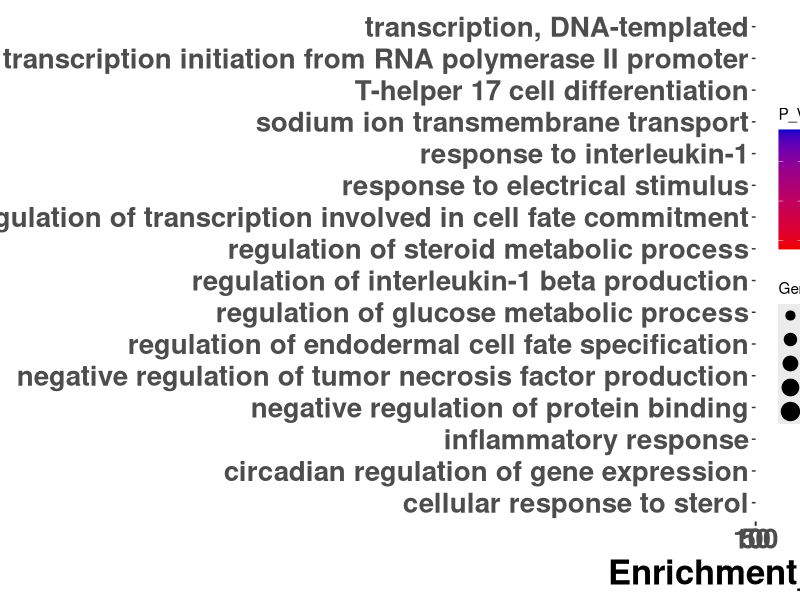
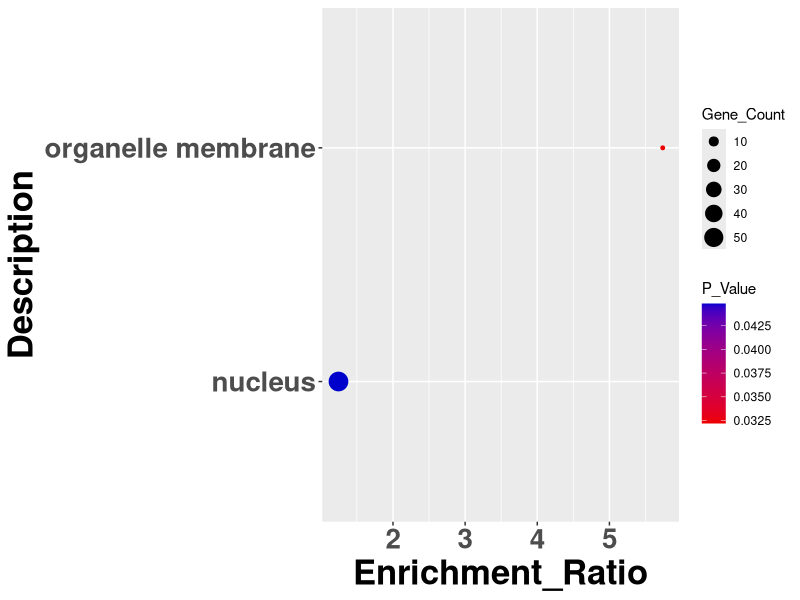
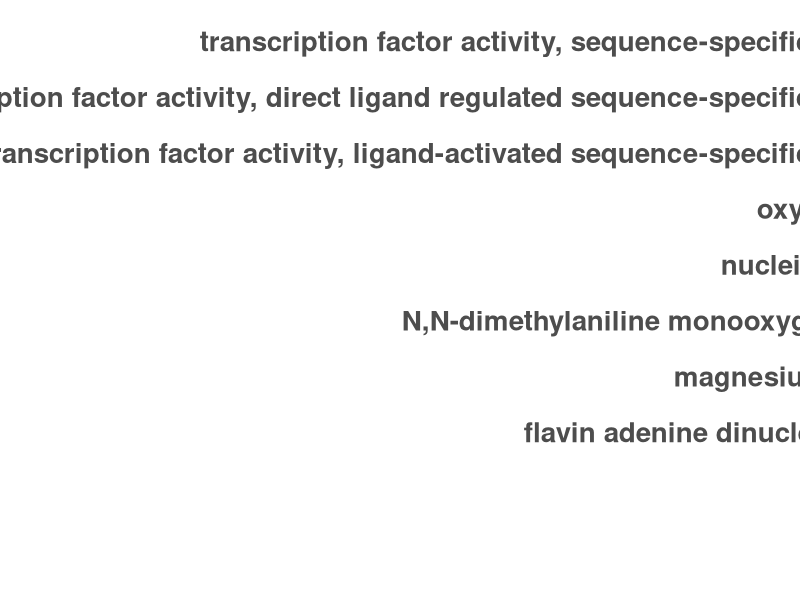
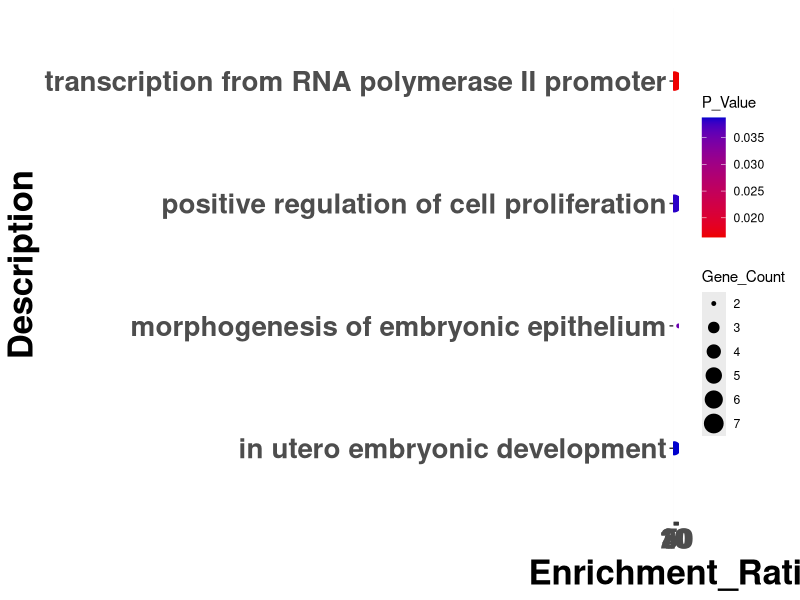

Generate these figures, in order, with R:
library(ggplot2)
setwd("/media/hp/04c65089-71ff-4b33-9a30-c21b8c77eda2/li/uci/david")
delta11_mock_bp<-read.table("delta11_vs_mock_bp01.txt", sep="\t", header=TRUE)
S1<- ggplot(delta11_mock_bp, aes(x= Enrichment_Ratio, y=Description, size=Gene_Count, color=P_Value, group=Enrichment_Ratio)) + geom_point(alpha = 25) + theme(axis.text.x = element_text(face="bold",size=20), axis.text.y = element_text(face="bold",size=20))
S1 = S1+scale_color_gradient(low = "red2",  high = "mediumblue", space = "Lab")
S1<-S1 + theme(axis.title.x =element_text(face="bold", size=25), axis.title.y=element_text(face="bold",size=25))
S1

delta11_mock_cc<-read.table("delta11_vs_mock_cc01.txt", sep="\t", header=TRUE)
S1<- ggplot(delta11_mock_cc, aes(x= Enrichment_Ratio, y=Description, size=Gene_Count, color=P_Value, group=Enrichment_Ratio)) + geom_point(alpha = 25) + theme(axis.text.x = element_text(face="bold",size=20), axis.text.y = element_text(face="bold",size=20))
S1 = S1+scale_color_gradient(low = "red2",  high = "mediumblue", space = "Lab")
S1<-S1 + theme(axis.title.x =element_text(face="bold", size=25), axis.title.y=element_text(face="bold",size=25))
S1

delta11_mock_mf<-read.table("delta11_vs_mock_mf01.txt", sep="\t", header=TRUE)
S1<- ggplot(delta11_mock_mf, aes(x= Enrichment_Ratio, y=Description, size=Gene_Count, color=P_Value, group=Enrichment_Ratio)) + geom_point(alpha = 25) + theme(axis.text.x = element_text(face="bold",size=20), axis.text.y = element_text(face="bold",size=20))
S1 = S1+scale_color_gradient(low = "red2",  high = "mediumblue", space = "Lab")
S1<-S1 + theme(axis.title.x =element_text(face="bold", size=25), axis.title.y=element_text(face="bold",size=25))
S1

delta11_wt_bp<-read.table("delta11_vs_wt_bp01.txt", sep="\t", header=TRUE)
S1<- ggplot(delta11_wt_bp, aes(x= Enrichment_Ratio, y=Description, size=Gene_Count, color=P_Value, group=Enrichment_Ratio)) + geom_point(alpha = 25) + theme(axis.text.x = element_text(face="bold",size=20), axis.text.y = element_text(face="bold",size=20))
S1 = S1+scale_color_gradient(low = "red2",  high = "mediumblue", space = "Lab")
S1<-S1 + theme(axis.title.x =element_text(face="bold", size=25), axis.title.y=element_text(face="bold",size=25))
S1
